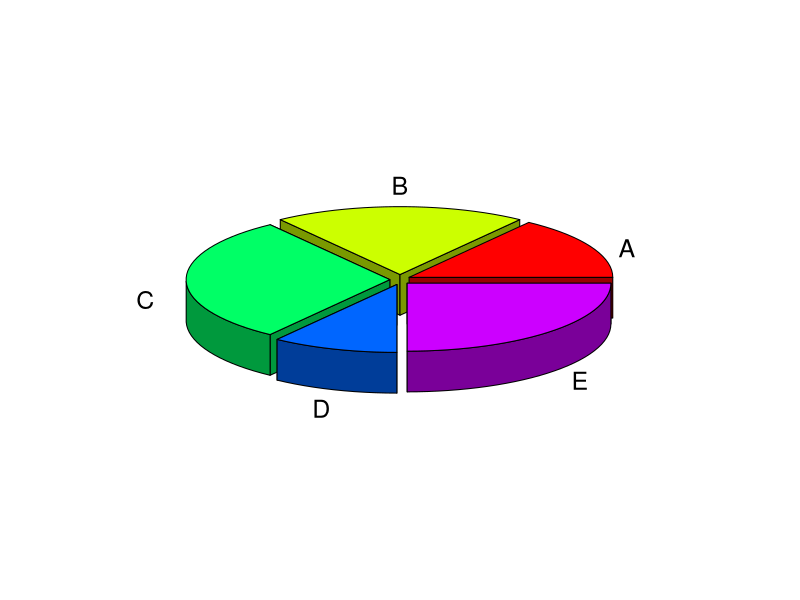
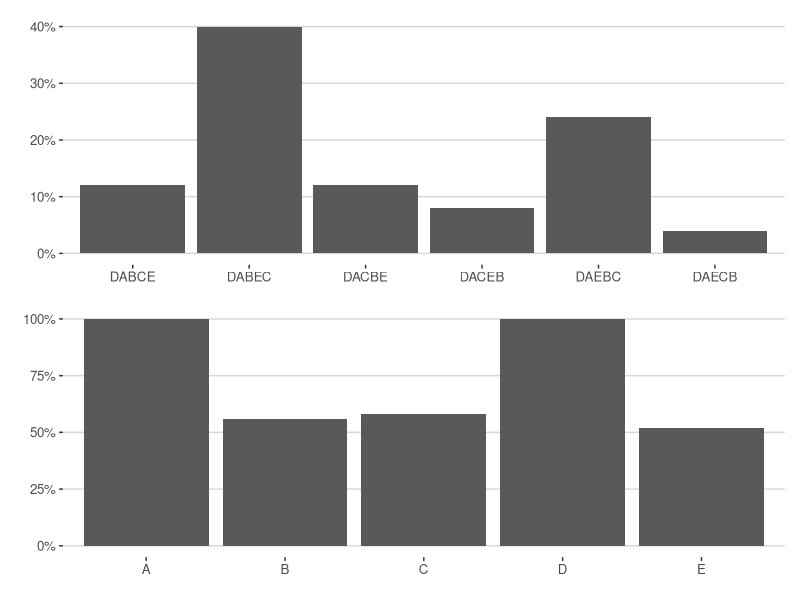
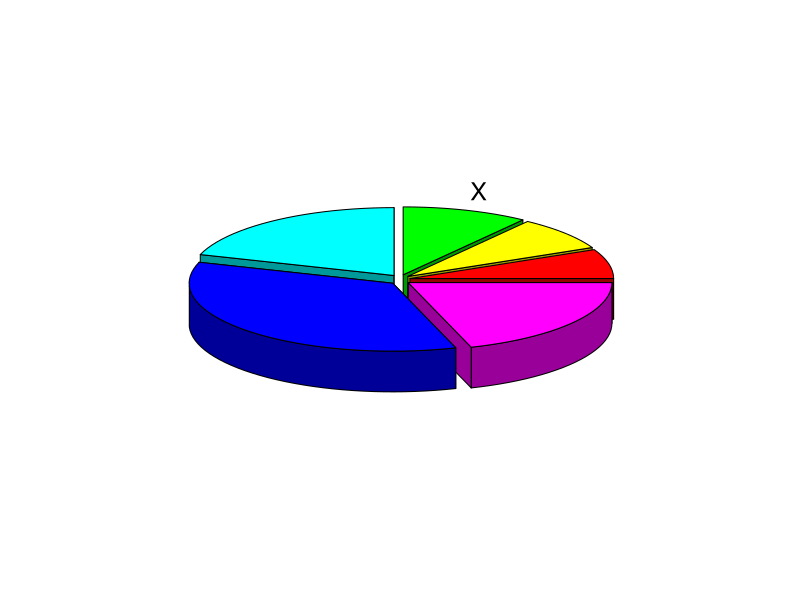
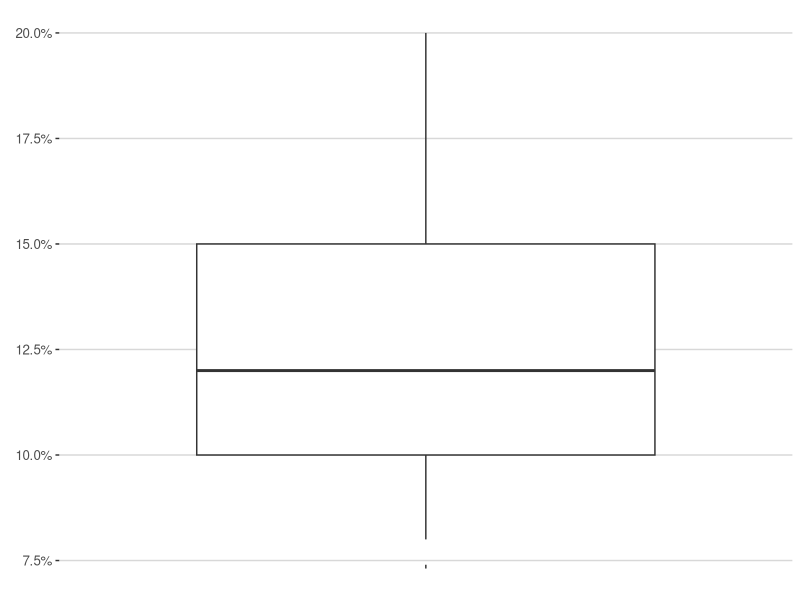
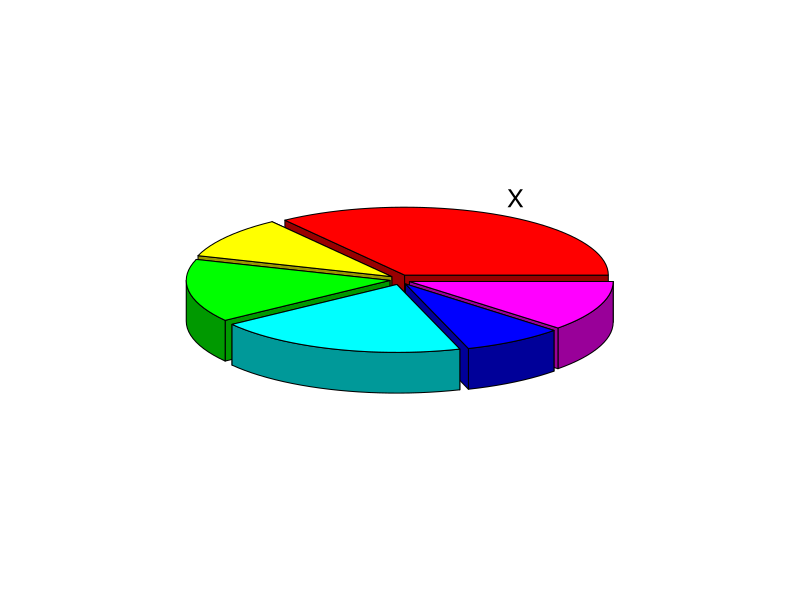
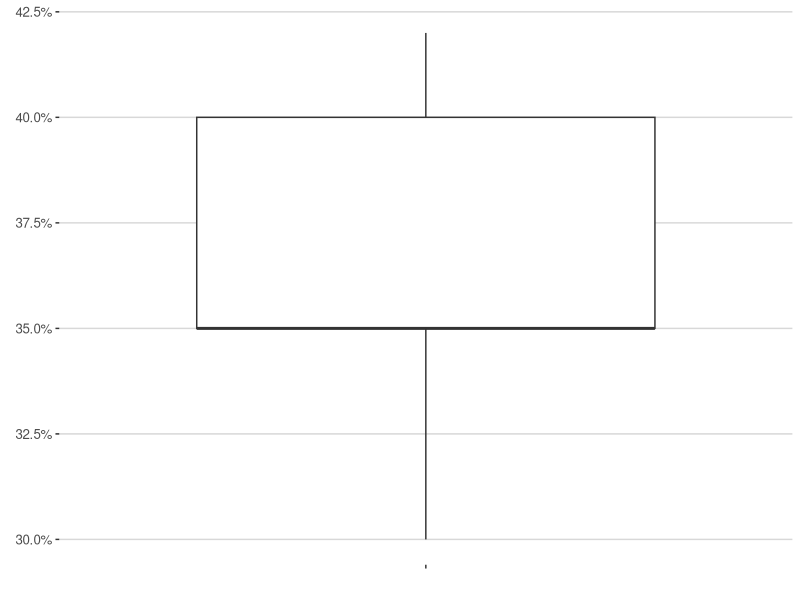

These charts were generated, in order, by the following R code:
## ---- chunk 1
library(plotrix)
library(ggplot2)
library(ggthemes)
library(patchwork)
## ---- chunk 2
slices1 <- c(15, 20, 30, 10, 25)
lbls1 <- c("A", "B", "C", "D", "E")
pie3D(slices1,labels=lbls1,explode=0.05,shade = 0.6)
## ---- chunk 3

kolejnosc <- c("DAECB","DACEB","DABCE","DACBE","DAEBC","DABEC")
wartosci <- c(0.04,0.08,0.12,0.12,0.24,0.4)
kolejnosc_wykres <- ggplot(data.frame(kolejnosc,wartosci), aes(x = kolejnosc, y = wartosci)) + geom_bar(stat='identity') + theme_hc() +labs(x = element_blank(),y = element_blank()) + scale_y_continuous(labels = scales::percent) 
## ---- chunk 4
kolejnosc2 <- c("A", "B", "C", "D", "E")
trafnosc <- c(1,0.56,0.58,1,0.52)
kolejnosc_wykres2 <- ggplot(data.frame(kolejnosc2,trafnosc), aes(x = kolejnosc2, y = trafnosc)) + geom_bar(stat='identity') + theme_hc() +labs(x = element_blank(),y = element_blank()) + scale_y_continuous(labels = scales::percent) 
kolejnosc_wykres / kolejnosc_wykres2
## ---- chunk 5
slices4 <- c(7,8,10,20,35,20)
lbls4 <- c("","","X","","","")
pie3D(slices4,labels=lbls4,explode=0.05,shade = 0.6)
## ---- chunk 6
wyniki <- c(0.12,0.10,0.10,0.08,0.083,0.09,0.15,0.13,0.10,0.08,0.10,0.15,0.1750,0.15,0.20,0.12,0.15,0.167,0.10,0.10,0.15,0.08,0.12,0.12,0.10)
ggplot(data.frame(wyniki), aes(x="",y = wyniki)) + geom_boxplot() + theme_hc() +labs(x = element_blank(),y = element_blank())  + scale_y_continuous(labels = scales::percent)

## ---- chunk 7
slices5 <- c(35,10,15,20,8,12)
lbls5 <- c("X","","","","","")
szacowanie2 <- pie3D(slices5,labels=lbls5,explode=0.05,shade = 0.6)
## ---- chunk 8
wyniki <- c(0.33,0.40,0.40,0.40,0.333,0.30,0.40,0.35,0.35,0.41,0.35,0.40,0.33,0.40,0.30,0.33,0.35,0.40,0.42,0.40,0.38,0.35,0.38,0.35,0.35)
ggplot(data.frame(wyniki), aes(x="",y = wyniki)) + geom_boxplot() + theme_hc() +labs(x = element_blank(),y = element_blank()) + scale_y_continuous(labels = scales::percent)
